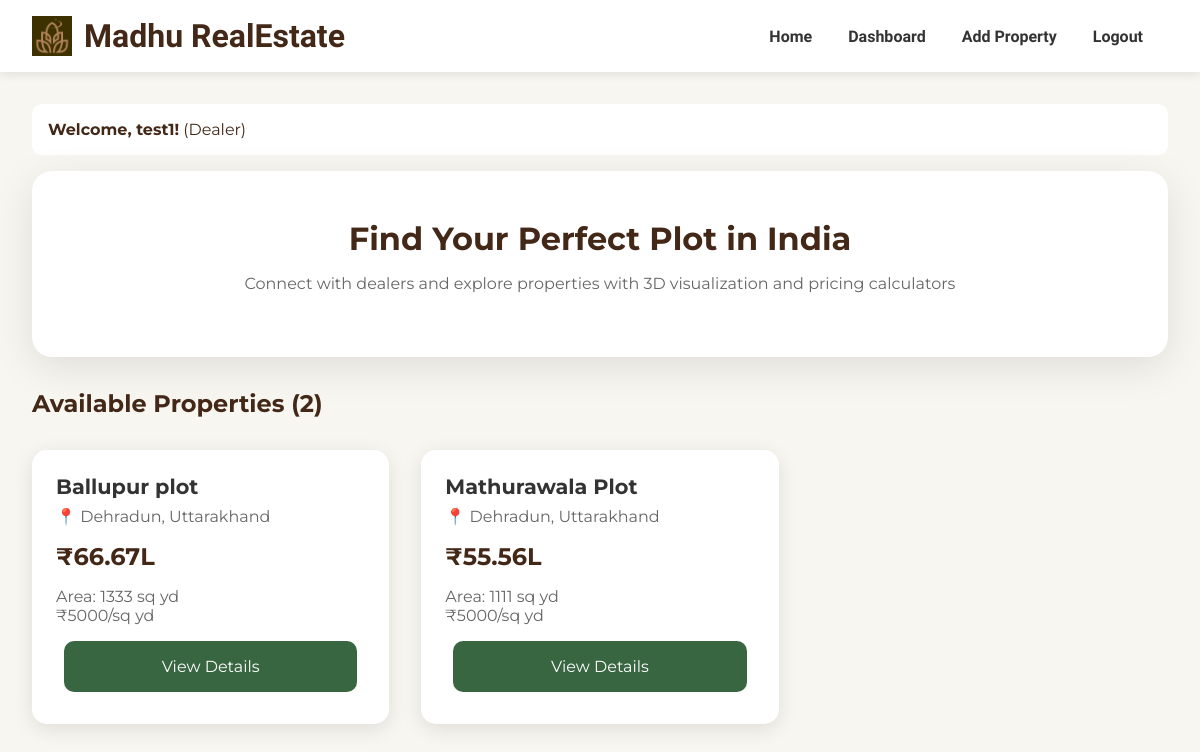
Page / (signed in) on the committed database.
### app.py (models this page shows)
class Property(db.Model):
    id = db.Column(db.Integer, primary_key=True)
    title = db.Column(db.String(200), nullable=False)
    description = db.Column(db.Text)
    dealer_id = db.Column(db.Integer, db.ForeignKey('user.id'), nullable=False)
    address = db.Column(db.String(300), nullable=False)
    city = db.Column(db.String(100), nullable=False)
    state = db.Column(db.String(100), nullable=False)
    pincode = db.Column(db.String(10))
    latitude = db.Column(db.Float)
    longitude = db.Column(db.Float)
    length = db.Column(db.Float, nullable=False)
    width = db.Column(db.Float, nullable=False)
    area_sqft = db.Column(db.Float, nullable=False)
    area_sqyard = db.Column(db.Float, nullable=False)
    area_sqm = db.Column(db.Float, nullable=False)
    price_per_sqyard = db.Column(db.Float, nullable=False)
    total_price = db.Column(db.Float, nullable=False)
    boundary_type = db.Column(db.String(50))
    water_access = db.Column(db.Boolean, default=False)
    electricity = db.Column(db.Boolean, default=False)
    road_frontage = db.Column(db.Float)
    road_type = db.Column(db.String(50))
    legal_status = db.Column(db.String(100))
    documentation = db.Column(db.Text)
    created_at = db.Column(db.DateTime, default=datetime.utcnow)
    inquiries = db.relationship('Inquiry', backref='property', lazy=True)

### app.py (the view)
@app.route('/')
def home():
    properties = Property.query.order_by(Property.created_at.desc()).all()
    return render_template('home.html', properties=properties)

### templates/home.html (shortened to what this page needs)
<!DOCTYPE html>
<html>
<head>
    <link rel="stylesheet" href="{{ url_for('static', filename='css/home.css', v='1') }}">
</head>
<body>
    <div class="navbar">
        <h1><img src="{{ url_for('static', filename='uploads/logo.png') }}" alt="Logo" class="navbar-logo"> Madhu RealEstate</h1>
        <nav>
            <a href="/">Home</a>
            {% if session.user_id %}
                {% if session.user_type == 'dealer' %}
                    <a href="/dealer/dashboard">Dashboard</a>
                    <a href="/dealer/add-property">Add Property</a>
                {% else %}
                    <a href="/buyer/dashboard">Dashboard</a>
                {% endif %}
                <a href="/logout">Logout</a>
            {% else %}
                <a href="/login">Login</a>
                <a href="/register">Register</a>
            {% endif %}
        </nav>
    </div>
    <div class="container">
        {% if session.user_id %}
        <div class="user-info">
            <strong>Welcome, {{ session.username }}!</strong> ({{ session.user_type|capitalize }})
        </div>
        {% endif %}
        <div class="hero">
            <h2>Find Your Perfect Plot in India</h2>
            <p style="color: #666; margin: 1rem 0;">Connect with dealers and explore properties with 3D visualization and pricing calculators</p>
        </div>
        {% if properties %}
        <h2 style="color: #432818; margin: 2rem 0 1rem;">Available Properties ({{ properties|length }})</h2>
        <div class="properties">
            {% for property in properties %}
            <div class="property-card">
                <h3 class="property-title">{{ property.title }}</h3>
                <p style="color: #666;">📍 {{ property.city }}, {{ property.state }}</p>
                <div class="property-price">₹{{ "%.2f"|format(property.total_price / 100000) }}L</div>
                <p style="color: #666;">Area: {{ "%.0f"|format(property.area_sqyard) }} sq yd</p>
                <p style="color: #666;">₹{{ "%.0f"|format(property.price_per_sqyard) }}/sq yd</p>
                <a href="/property/{{ property.id }}" class="btn" style="margin-top: 1rem; display: block; text-align: center;">View Details</a>
            </div>
            {% endfor %}
        </div>
        {% else %}
        <div class="status">
            <h3>No Properties Available Yet</h3>
            <p style="color: #666; margin: 1rem 0;">Be the first dealer to list a property!</p>
        </div>
        {% endif %}
    </div>
</body>
</html>

### static/css/home.css (style rules this page uses)
* { margin: 0; padding: 0; box-sizing: border-box; }
body { font-family: "Montserrat", sans-serif; background-color:#f8f6f0 ; min-height: 100vh; color:#432818 }
.navbar { font-family: "Montserrat Alternates", sans-serif; background: white; padding: 1rem 2rem; box-shadow: 0 2px 10px rgba(0,0,0,0.1); display: flex; justify-content: space-between; align-items: center; }
.navbar h1 { color: #432818; display: flex; align-items: center; gap: 12px; }
.navbar-logo { height: 40px; width: auto; object-fit: contain; }
.navbar a { margin-left: 2rem; text-decoration: none; color: #333; font-weight: bold; }
nav { font-family: "Montserrat Alternates", sans-serif;margin-right: 25px; }
.container { max-width: 1200px; margin: 2rem auto; padding: 0 2rem; }
.hero { background: white; border-radius: 20px; padding: 3rem; text-align: center; box-shadow: 0 10px 40px rgba(0,0,0,0.1); }
.hero h2 { font-size: 2rem; margin-bottom: 1rem; }
.btn { background: #386641; color: white; padding: 1rem 2rem; border: none; border-radius: 10px; text-decoration: none; display: inline-block; margin: 0.5rem; }
.properties { display: grid; grid-template-columns: repeat(auto-fill, minmax(300px, 1fr)); gap: 2rem; margin-top: 2rem; }
.property-card { background: white; border-radius: 15px; padding: 1.5rem; box-shadow: 0 5px 20px rgba(0,0,0,0.1); }
.property-title { color: #333; font-size: 1.3rem; margin-bottom: 0.5rem; }
.property-price { color: #432818; font-size: 1.5rem; font-weight: bold; margin: 1rem 0; }
.user-info { background: white; padding: 1rem; border-radius: 10px; margin-bottom: 1rem; }

### rows in the picture
Property: title "Ballupur plot", city "Dehradun", state "Uttarakhand", property.total_price/100000 "66.67", area_sqyard "1333", price_per_sqyard "5000"
Property: title "Mathurawala Plot", city "Dehradun", state "Uttarakhand", property.total_price/100000 "55.56", area_sqyard "1111", price_per_sqyard "5000"

### other values in the picture
{{ session.username }} "test1"
{{ session.user_type|capitalize }} "Dealer"
{{ properties|length }} "2"
